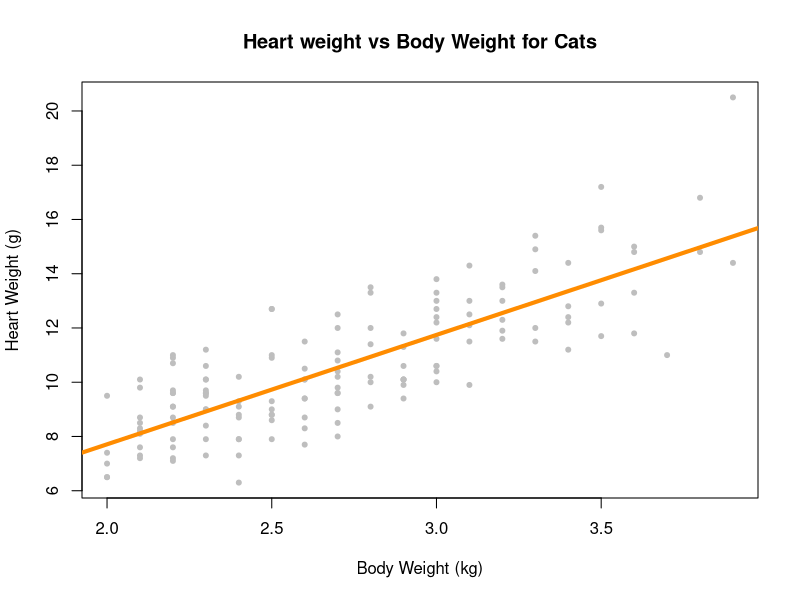
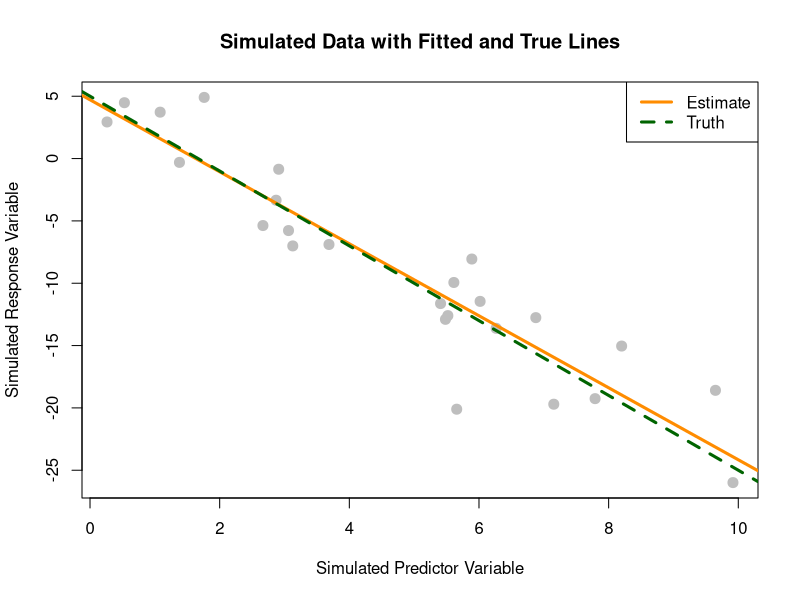
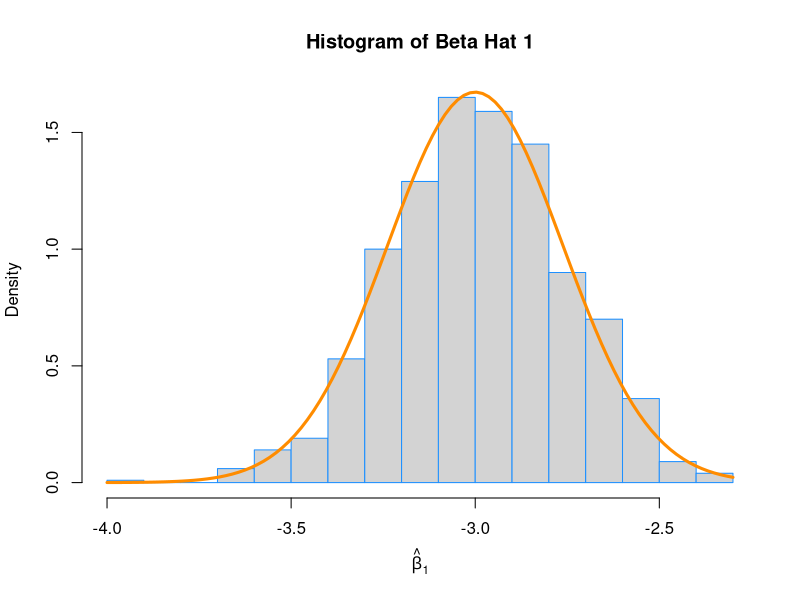
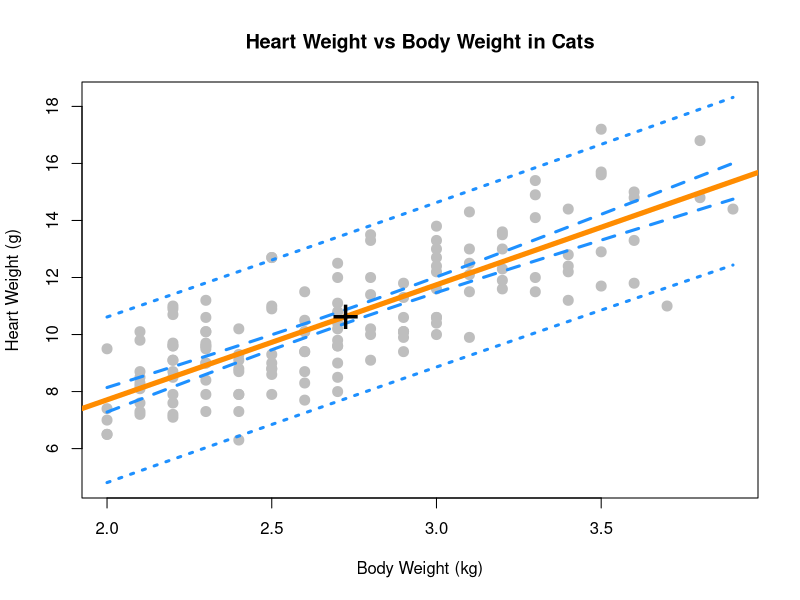

Here is the R script that generated these plots, in order:
## ---- chunk 1
knitr::opts_chunk$set(echo = TRUE)
library(MASS)
library(mlbench)
## ---- chunk 2
cat_model <- lm(Hwt ~ Bwt, data = cats)
summary(cat_model)
## ---- chunk 3
coef(cat_model)
## ---- chunk 4
predict(cat_model, newdata = data.frame(Bwt = 3.1))
## ---- chunk 5
range(cats$Bwt)
## ---- chunk 6
predict(cat_model, newdata = data.frame(Bwt = 1.5))
## ---- chunk 7
plot(Hwt ~ Bwt, data = cats,
     xlab = 'Body Weight (kg)',
     ylab = 'Heart Weight (g)',
     main = 'Heart weight vs Body Weight for Cats',
     pch = 20,
     col = 'grey')
abline(cat_model, lwd = 4, col = 'darkorange')
## ---- chunk 8
summary(cat_model)$r.squared
## ---- chunk 9
birthday = 19970614
set.seed(birthday)
## ---- chunk 10
n <- 25
x = runif(n = 25, 0, 10)
sigma <- sqrt(10.24)

sim_slr = function(x, beta_0 = 10, beta_1 = 5, sigma = 1) {
  n = length(x)
  epsilon = rnorm(n, mean = 0, sd = sigma)
  y = beta_0 + beta_1 * x + epsilon
  data.frame(predictor = x, response = y)
}

sim_data <- sim_slr(x = x, beta_0 = 5, beta_1 = -3, sigma = sigma)
sim_data
## ---- chunk 11
sim_fit = lm(response ~ predictor, data = sim_data)
coef(sim_fit)
## ---- chunk 12
plot(sim_data$predictor, sim_data$response,
     main = "Simulated Data with Fitted and True Lines",
     xlab = "Simulated Predictor Variable",
     ylab = "Simulated Response Variable",
     cex = 2,
     pch = 20, col = "grey")

abline(sim_fit, col = "darkorange", lwd = 3)

abline(a = 5, b = -3, col = "darkgreen", lwd = 3, lty = 2)
legend("topright", c("Estimate", "Truth"), lty = c(1, 2), lwd = 3,
       col = c("darkorange", "darkgreen"))

## ---- chunk 13
num_samples <- 1000
beta_0 <- 5
beta_1 <- -3

beta_hat_1 <- rep(0, num_samples)

for (i in 1:num_samples) {
  eps <- rnorm(25, mean = 0, sd = sigma)
  y <- beta_0 + beta_1 * x + eps
  
  sim_model <- lm(y ~ x)
  beta_hat_1[i] <- coef(sim_model)[2]
}
## ---- chunk 14
mean(beta_hat_1)
sd(beta_hat_1)
## ---- chunk 15
var_beta_1_hat <- var(beta_hat_1)

hist(beta_hat_1, prob = TRUE, breaks = 20,
     xlab = expression(hat(beta)[1]), 
     main = "Histogram of Beta Hat 1",
     col = "lightgray", border = "dodgerblue")

curve(dnorm(x, mean = beta_1, sd = sqrt(var_beta_1_hat)), 
      col = "darkorange", lwd = 3, add = TRUE)
## ---- chunk 16
cat_model <- lm(Hwt ~ Bwt, data = cats)
summary_cat <- summary(cat_model)

t_value <- summary_cat$coefficients["Bwt", "t value"]
p_value <- summary_cat$coefficients["Bwt", "Pr(>|t|)"]

t_value
p_value
## ---- chunk 17
confint(cat_model, level = 0.95)
## ---- chunk 18
confint(cat_model, '(Intercept)', level = 0.95)
## ---- chunk 19
new_data <- data.frame(Bwt = c(2.1, 2.8))
predictions <- predict(cat_model, newdata = new_data, interval = "confidence", level = 0.95)
predictions
## ---- chunk 20
new_data_pred <- data.frame(Bwt = c(2.8, 4.2))
predict(cat_model, newdata = new_data_pred, interval = "prediction", level = 0.95)
## ---- chunk 21
bwt_grid <- seq(min(cats$Bwt), max(cats$Bwt), by = 0.01)

hwt_ci_band <- predict(cat_model, 
                       newdata = data.frame(Bwt = bwt_grid), 
                       interval = "confidence", 
                       level = 0.95)

hwt_pi_band <- predict(cat_model, 
                       newdata = data.frame(Bwt = bwt_grid), 
                       interval = "prediction", 
                       level = 0.95)

plot(Hwt ~ Bwt, data = cats,
     xlab = "Body Weight (kg)",
     ylab = "Heart Weight (g)",
     main = "Heart Weight vs Body Weight in Cats",
     pch  = 20,
     cex  = 2,
     col  = "grey",
     ylim = c(min(hwt_pi_band), max(hwt_pi_band)))

abline(cat_model, lwd = 5, col = "darkorange")

lines(bwt_grid, hwt_ci_band[, "lwr"], col = "dodgerblue", lwd = 3, lty = 2)
lines(bwt_grid, hwt_ci_band[, "upr"], col = "dodgerblue", lwd = 3, lty = 2)

lines(bwt_grid, hwt_pi_band[, "lwr"], col = "dodgerblue", lwd = 3, lty = 3)
lines(bwt_grid, hwt_pi_band[, "upr"], col = "dodgerblue", lwd = 3, lty = 3)

points(mean(cats$Bwt), mean(cats$Hwt), pch = "+", cex = 3)
## ---- chunk 22
beta_hat <- summary(cat_model)$coefficients["Bwt", "Estimate"]
se_beta <- summary(cat_model)$coefficients["Bwt", "Std. Error"]
beta_0 <- 3.5
t_stat <- (beta_hat - beta_0) / se_beta
df <- df.residual(cat_model)
p_value <- 2 * pt(-abs(t_stat), df)
t_stat
p_value 
## ---- chunk 23
library(mlbench)
data(Ozone, package = "mlbench")
Ozone = Ozone[, c(4, 6, 7, 8)]
colnames(Ozone) = c("ozone", "wind", "humidity", "temp")
Ozone = Ozone[complete.cases(Ozone), ]
## ---- chunk 24
ozone_wind_model <- lm(ozone ~ wind, data = Ozone)
summary_ozone <- summary(ozone_wind_model)
t_value <- summary_ozone$coefficients["wind", "t value"]
p_value <- summary_ozone$coefficients["wind", "Pr(>|t|)"]
t_value
p_value
## ---- chunk 25
ozone_temp_model <- lm(ozone ~ temp, data = Ozone)
summary_temp_model <- summary(ozone_temp_model)
t_value <- summary_temp_model$coefficients["temp", "t value"]
p_value <- summary_temp_model$coefficients["temp", "Pr(>|t|)"]
t_value
p_value
## ---- chunk 26
birthday <- 19970614
set.seed(birthday)

n <- 25
x <- seq(0, 2.5, length = n)

beta_0 <- 5
beta_1 <- 2
sigma <- 3
num_samples <- 2500

beta_hat_1 <- numeric(num_samples)
se <- numeric(num_samples)

for (i in 1:num_samples) {
  eps <- rnorm(n, mean = 0, sd = sigma)
  y <- beta_0 + beta_1 * x + eps
  
  sim_model <- lm(y ~ x)
  
  beta_hat_1[i] <- coef(sim_model)[2]
  se[i] <- summary(sim_model)$coefficients["x", "Std. Error"]
}
## ---- chunk 27
df <- n - 2
t_crit <- qt(0.975, df)
lower_95 <- beta_hat_1 - t_crit * se
upper_95 <- beta_hat_1 + t_crit * se
## ---- chunk 28
contains_true <- (lower_95 <= beta_1) & (upper_95 >= beta_1)
coverage <- mean(contains_true)
coverage
## ---- chunk 29
reject_null <- (lower_95 > 0) | (upper_95 < 0)
rejection_rate <- mean(reject_null)
rejection_rate
## ---- chunk 30
t_crit_99 <- qt(0.995, df)
lower_99 <- beta_hat_1 - t_crit_99 * se
upper_99 <- beta_hat_1 + t_crit_99 * se
## ---- chunk 31
contains_true_99 <- (lower_99 <= beta_1) & (upper_99 >= beta_1)
coverage_99 <- mean(contains_true_99)
coverage_99
## ---- chunk 32
reject_null_99 <- (lower_99 > 0) | (upper_99 < 0)
rejection_rate_99 <- mean(reject_null_99)
rejection_rate_99
## ---- chunk 33
my_lm1 <- function(x, y) {
  x_bar <- mean(x)
  y_bar <- mean(y)
  
  SXX <- sum((x - x_bar)^2)
  SXY <- sum((x - x_bar) * (y - y_bar))
  
  b1 <- SXY / SXX
  b0 <- y_bar - b1 * x_bar
  
  coefficients <- c(b0, b1)
  names(coefficients) <- c("(Intercept)", "x")
  return(coefficients)
}

set.seed(2025)
x <- 1:10
y <- 2 + 3 * x + rnorm(10, 0, 1)

my_lm1(x, y)
## ---- chunk 34
my_lm2 <- function(x, y) {
  X <- cbind(1, x)
  
  beta <- solve(t(X) %*% X) %*% t(X) %*% y
  
  coefficients <- as.vector(beta)
  names(coefficients) <- c("(Intercept)", "x")
  
  return(coefficients)
}

my_lm2(x, y)
